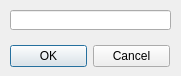
<ui version="4.0" >
 <class>qdSaveFindSettings</class>
 <widget class="QDialog" name="qdSaveFindSettings" >
  <property name="geometry" >
   <rect>
    <x>0</x>
    <y>0</y>
    <width>181</width>
    <height>76</height>
   </rect>
  </property>
  <property name="windowTitle" >
   <string>Save settings</string>
  </property>
  <widget class="QDialogButtonBox" name="qdbbResponse" >
   <property name="geometry" >
    <rect>
     <x>10</x>
     <y>40</y>
     <width>160</width>
     <height>32</height>
    </rect>
   </property>
   <property name="orientation" >
    <enum>Qt::Horizontal</enum>
   </property>
   <property name="standardButtons" >
    <set>QDialogButtonBox::Cancel|QDialogButtonBox::NoButton|QDialogButtonBox::Ok</set>
   </property>
  </widget>
  <widget class="QLineEdit" name="qleName" >
   <property name="geometry" >
    <rect>
     <x>10</x>
     <y>10</y>
     <width>161</width>
     <height>20</height>
    </rect>
   </property>
  </widget>
 </widget>
 <resources/>
 <connections>
  <connection>
   <sender>qdbbResponse</sender>
   <signal>accepted()</signal>
   <receiver>qdSaveFindSettings</receiver>
   <slot>accept()</slot>
   <hints>
    <hint type="sourcelabel" >
     <x>248</x>
     <y>254</y>
    </hint>
    <hint type="destinationlabel" >
     <x>157</x>
     <y>274</y>
    </hint>
   </hints>
  </connection>
  <connection>
   <sender>qdbbResponse</sender>
   <signal>rejected()</signal>
   <receiver>qdSaveFindSettings</receiver>
   <slot>reject()</slot>
   <hints>
    <hint type="sourcelabel" >
     <x>316</x>
     <y>260</y>
    </hint>
    <hint type="destinationlabel" >
     <x>286</x>
     <y>274</y>
    </hint>
   </hints>
  </connection>
 </connections>
</ui>
